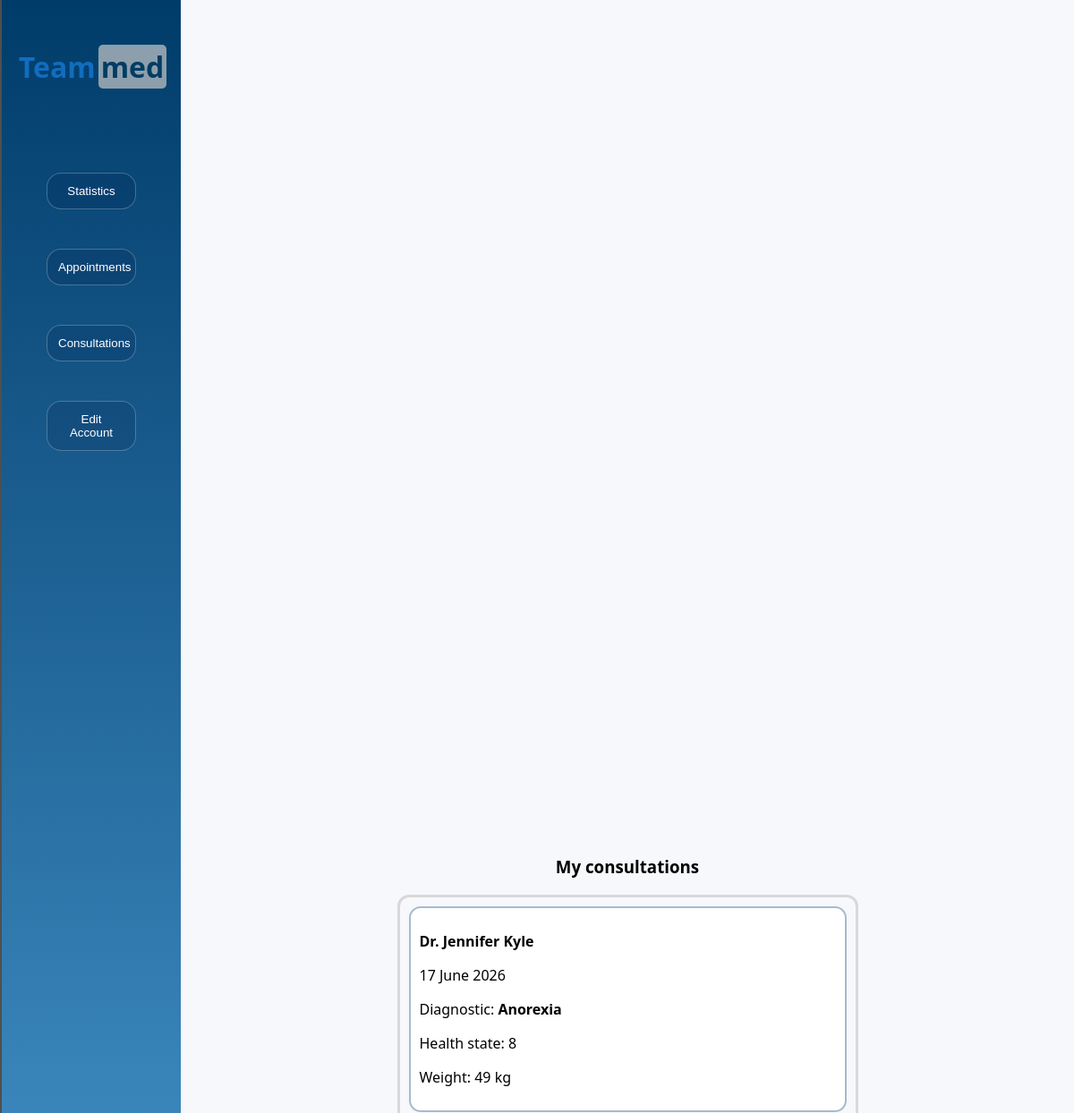
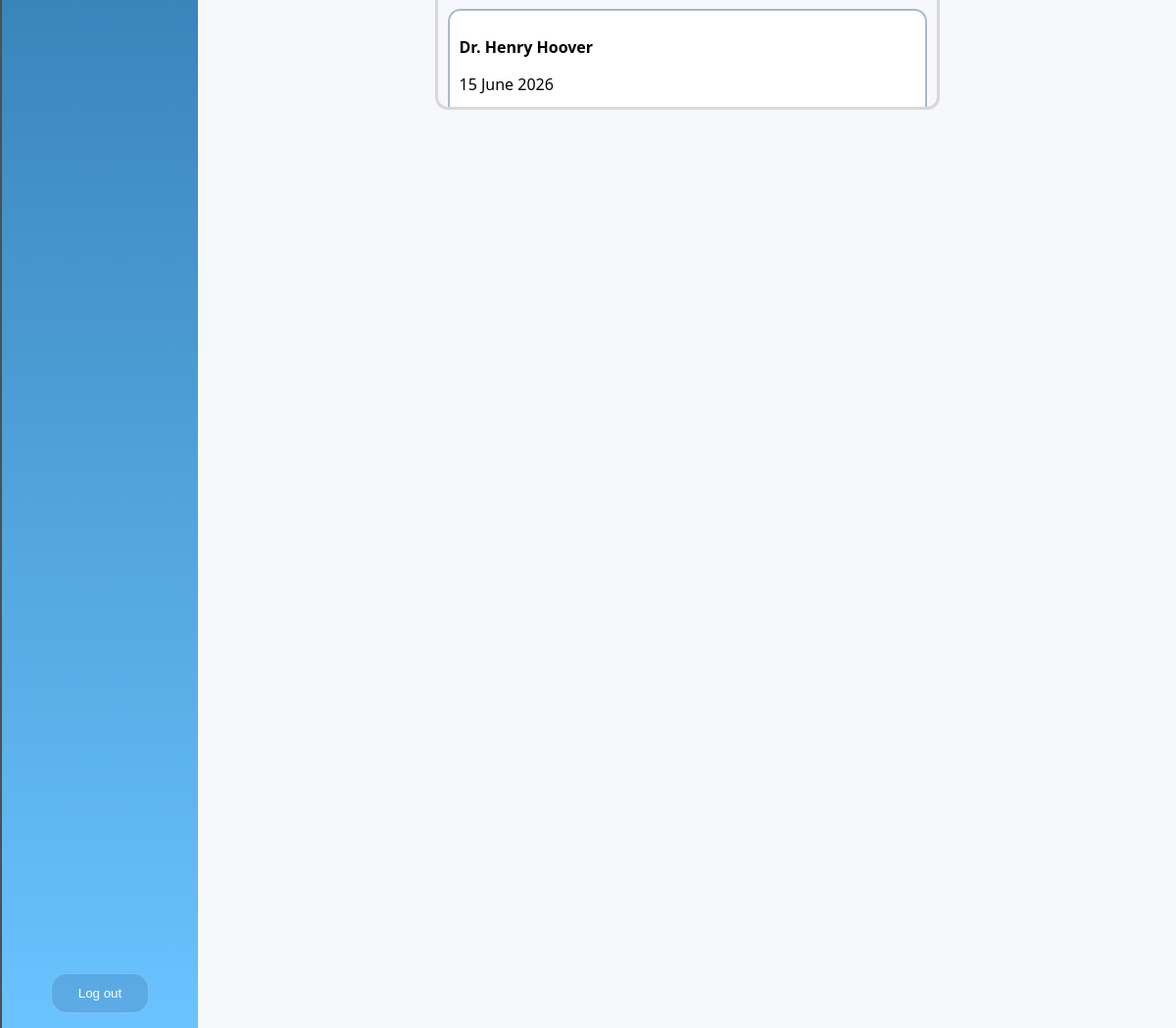
The page /patient_consultations_page (signed in) on the database its author committed (2 pictures, top to bottom).
### app.py (models this page shows)
class ConsultationInfo(db.Model):
        __tablename__ = "consult_info"
        id = db.Column(db.Integer , primary_key = True)
        doctor_id = db.Column(db.Integer, db.ForeignKey("doctor_info.id"))
        patient_id = db.Column(db.Integer, db.ForeignKey("patient_info.id"))
        diagnostic = db.Column(db.String(50) , nullable = False )
        weight = db.Column(db.Integer)
        health_state = db.Column(db.Integer)
        blood_pressure_systolic = db.Column(db.Integer)
        blood_pressure_diastolic = db.Column(db.Integer)
        blood_oxygen_saturation = db.Column(db.Integer)
        heart_rate = db.Column(db.Integer)
        consultation_date = db.Column(db.Date , nullable = False )
        upload_file_path = db.Column(db.String(200))
        update_date = db.Column(db.Date)
        patient = db.relationship(
        "PatientInfo",
        back_populates="consultations" ,
        )
        doctor = db.relationship(
        "DoctorInfo",
        back_populates="consultations" ,
        )

class DoctorInfo(db.Model):
        __tablename__ = "doctor_info"
        id = db.Column(db.Integer , primary_key = True)
        user_id = db.Column(db.Integer, db.ForeignKey("user_auth.id"))
        first_name = db.Column(db.String(50) , nullable = False )
        last_name = db.Column(db.String(50) , nullable = False )
        birth_date = db.Column(db.Date , nullable = False)
        gender = db.Column(db.String(20), nullable = False)
        contact_email = db.Column(db.String(100), nullable = False)
        phone_number = db.Column(db.String(20))
        adress = db.Column(db.String(100))
        specialisation = db.Column(db.String(100))
        update_date = db.Column(db.Date)
        consultations = db.relationship(
                "ConsultationInfo" ,
                back_populates = "doctor" ,
                order_by="ConsultationInfo.consultation_date.asc()" ,
        )
        appointments = db.relationship(
                "AppointmentInfo" ,
                back_populates = 'doctor' ,
                order_by="AppointmentInfo.appointment_date.asc()" ,
        )
        user = db.relationship(
                "UserAuth" ,
                back_populates = "doctor" ,
        )

### app.py (the view)
@app.route('/patient_consultations_page')
def load_patient_consultations_page():
        if "user_id" not in session or session.get("role") != "patient": # can only be accessed from patient account
               return redirect(url_for("load_main_page"))
        user = db.session.get( UserAuth , session.get("user_id") )
        return render_template("patient_consultations_page.html" ,
                                user = user
                              )

### templates/patient_consultations_page.html (shortened to what this page needs)
<!DOCTYPE html>
<html>
    <head>
        <link rel="stylesheet" href="{{ url_for('static', filename='CSS/patient_consultations_page.css') }}">
        <link rel ="stylesheet" href = "{{ url_for('static', filename='CSS/sidebar.css') }}">
    </head>
    <body>
        <div class ="content">
                {% include "sidebar.html" %}
                <div class = "right_side">
                        <h3> My consultations </h3>
                            <div class ="consultation_container">
                                {% for c in user.patient.consultations | reverse %}
                                    <div class ="consultation_box">
                                        <p> <strong>Dr. {{c.doctor.first_name.title()}} {{c.doctor.last_name.title()}} </strong> </p>
                                        <p> {{c.consultation_date.strftime("%d %B %Y")}} </p>
                                        <p> Diagnostic: <strong>{{c.diagnostic}}</strong> </p>
                                        <p> Health state: {{c.health_state}} </p>
                                        {% if c.weight %}
                                            <p> Weight: {{c.weight}} kg</p>
                                        {% endif %}
                                    </div>
                                {% endfor %}
                            </div>
                </div>
        </div>
    </body>
</html>

### static/CSS/patient_consultations_page.css (style rules this page uses)
body { background-color:#F7F8FC; font-family: "Segoe UI", sans-serif; color: rgb(0, 0, 0); margin: 0; padding: 0; }
.consultation_container { display: flex; flex-direction: column; padding: 10px; width: 50%; border-style: solid; border-color:rgba(142, 142, 142, 0.3); border-radius: 13px; max-height: 330px; overflow-y: auto; gap: 10px; }
.consultation_box { padding-left: 10px; background-color: white; border-radius: 13px; border-style: solid; border-width: 2px; border-color: rgb(0, 60, 106,0.35); padding: 10px; }
.content { border-style: none; display: flex; flex-direction: row; min-height: 100vh; }
.right_side { display: flex; flex-direction: column; align-items: center; justify-content: center; flex: 1; padding: 10px; }

### rows shown on the page
ConsultationInfo: doctor.first_name "Jennifer", doctor.last_name "Kyle", consultation_date "17 June 2026", diagnostic "Anorexia", health_state "8", weight "49"
ConsultationInfo: doctor.first_name "Henry", doctor.last_name "Hoover", consultation_date "15 June 2026"
